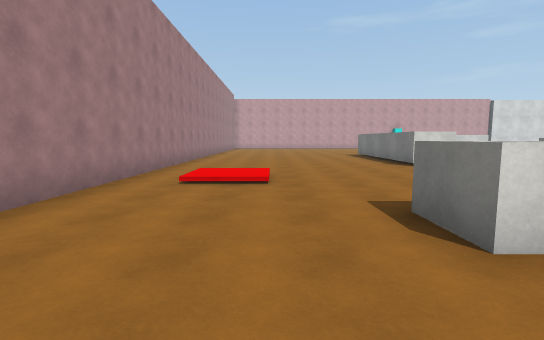
view 1 (above)

18 first-person views from a walk through a Unity game level. The camera is 1.5 m above the floor, tilts 6° down and sees 85° across. The floor is counted in squares, 2 m on a side. Each view is taken from the middle of a square. On the plan, view 1 faces up. The plan holds only what a view shows up to about 10 squares ahead; the rest is blank. The player character is not drawn. Surface patterns are stand-ins for the level's own textures.

view 2
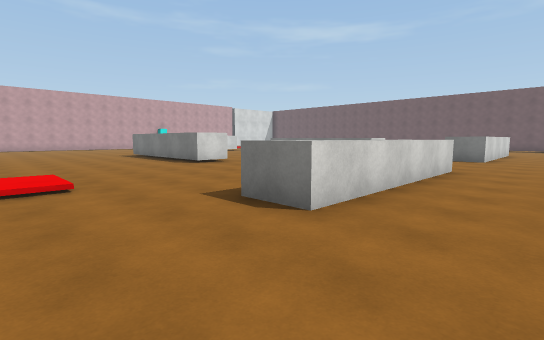

view 3
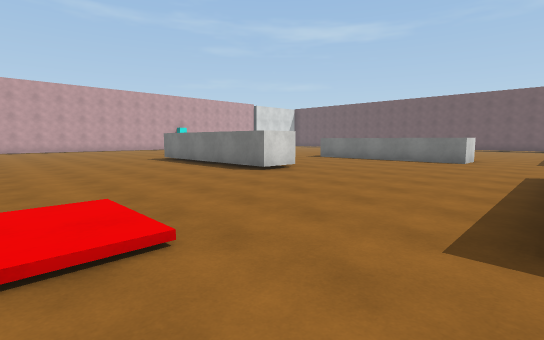

view 4
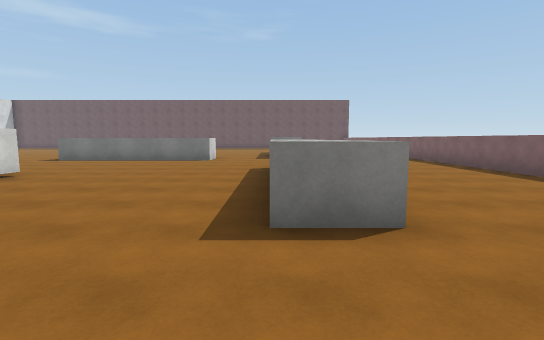

view 5
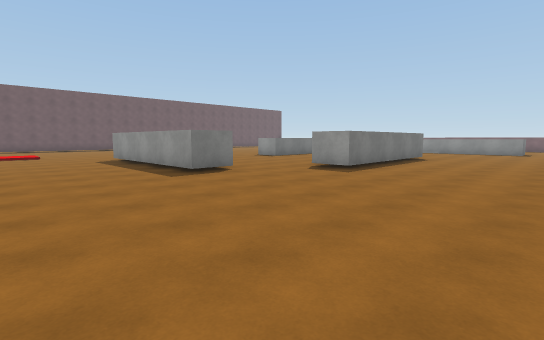

view 6
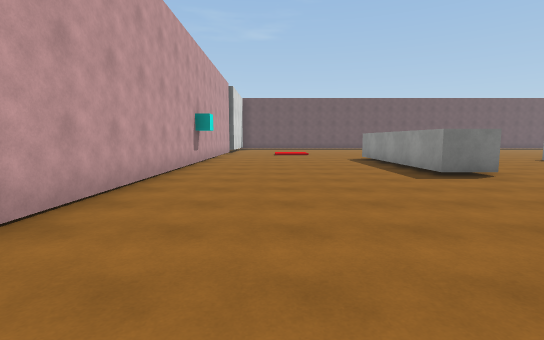

view 7
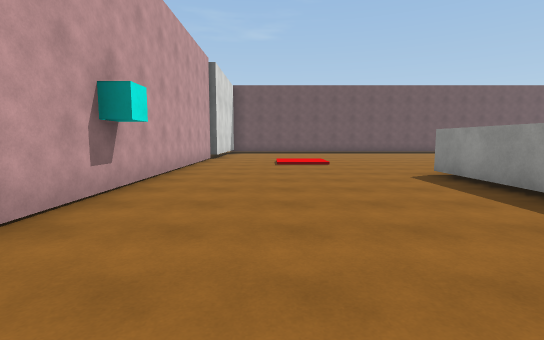

view 8
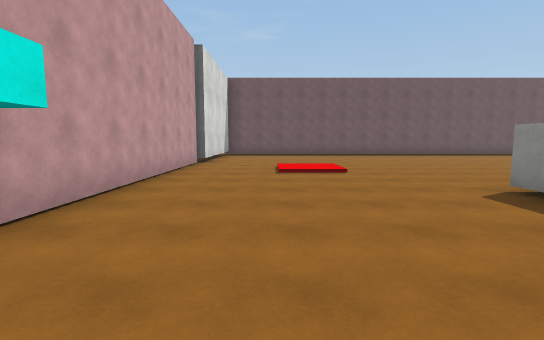

view 9
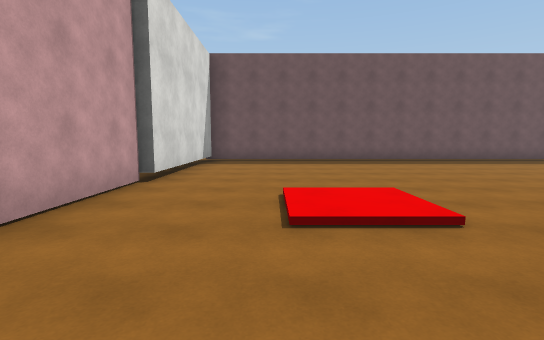

view 10
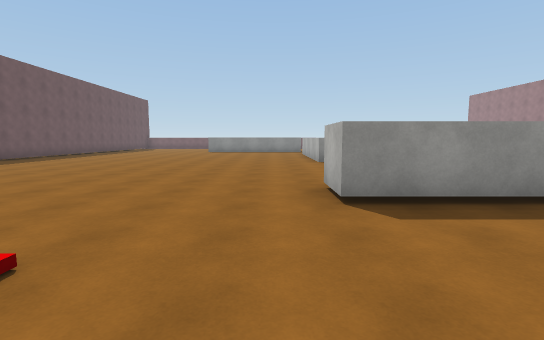

view 11
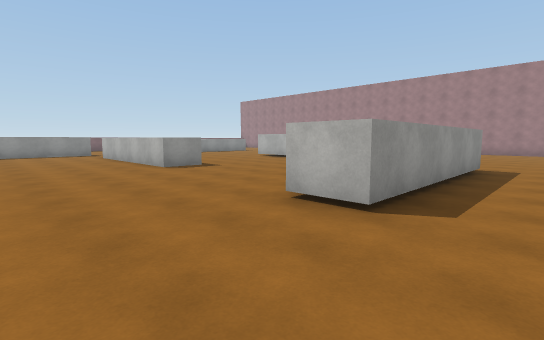

view 12
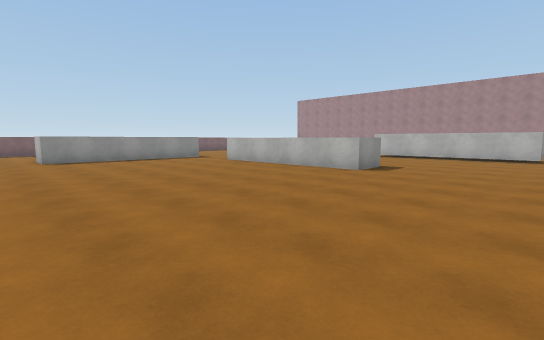

view 13
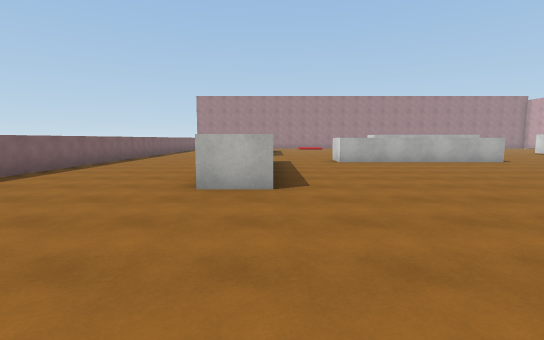

view 14
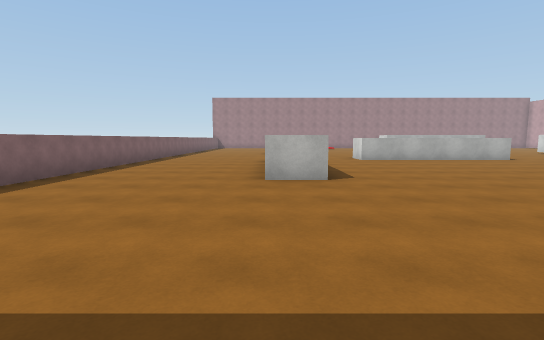

view 15
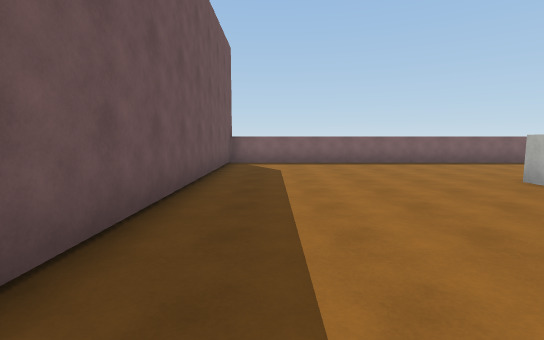

view 16
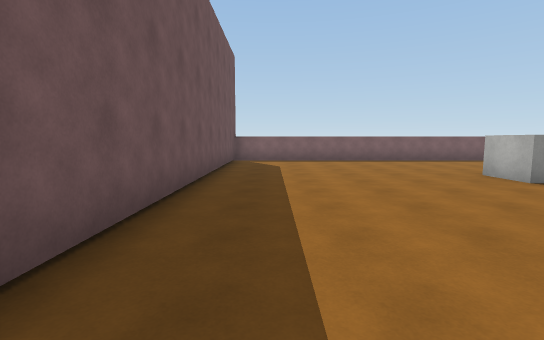

view 17
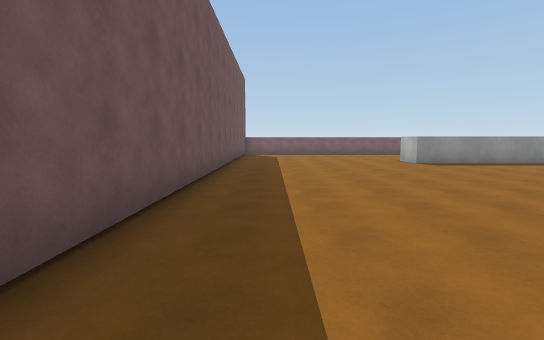

view 18
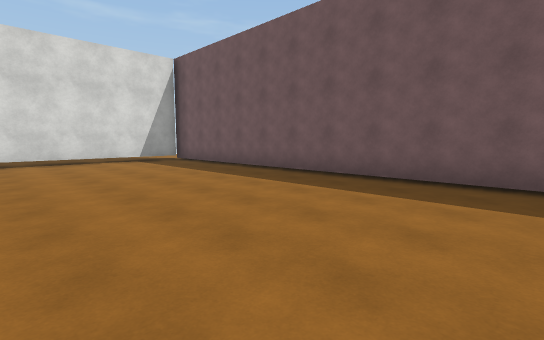

### Floor plan
Key: @ floor where view 1 was taken; # wall or solid block; . main floor; : floor 0.25 m higher than the main floor; / step, stairs or slope; ^ raised ledge.
Columns run from 3 left of view 1 to 22 right of it. Each row starts with its distance up from view 1.
 23       ###############
 22      ...............######
 21     .....................#
 20    ..............//......#
 19    ..............:/......#
 18    ......................#
 17    ......................#
 16    ......######..........#
 15    ........  ............#
 14    ......................#
 13   .....##................#
 12   .....##................#
 11   .....# ................#
 10 #......#  ...#...........#
  9 #......##....#...........#
  8 #............#...........#
  7 #............#...........#
  6 #.:/.........#...........#
  5 #.//.....................#
  4 #........................#
  3 #....^^^^^....#####......#
  2  ....^^^^^....#   #......#
  1   .......................#
  0   .@.....................#
 -1       ...................#
 -2        ..................#
 -3         ##################

Positions as (right, up) in squares from view 1, and headings:
1: (0, 0), facing up
2: (-1, 0), facing up-right
3: (-1, 3), facing up-right
4: (-1, 3), facing right
5: (0, 20), facing down-right
6: (0, 20), facing right
7: (5, 20), facing right
8: (7, 20), facing right
9: (11, 20), facing right
10: (12, 20), facing down
11: (14, 18), facing down-left
12: (17, 14), facing down-left
13: (20, 3), facing left
14: (21, 2), facing left
15: (20, 7), facing down
16: (20, 8), facing down
17: (20, 12), facing down
18: (16, 12), facing up-right
